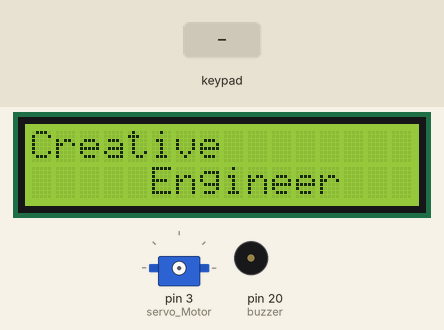
This sketch was run on a simulated Arduino Mega 2560, built with avr-gcc and run on an emulated ATmega2560. Shown: 16×2 character LCD, servo, buzzer (waves = sounding, pin HIGH). The inputs (shaded band) are chosen by the test bench. Pins used as bus, display or sensor lines are not drawn.

Above: at 2.1 s.
At 8.2 s:
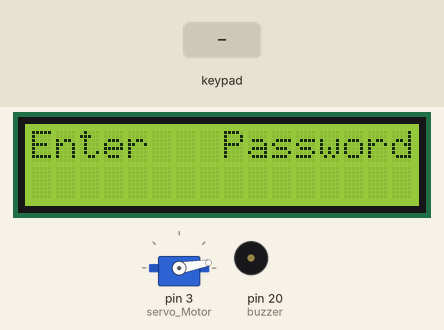
8.3 s: keypad keys 1 5 9 pressed 0.4 s apart
At 11.6 s:
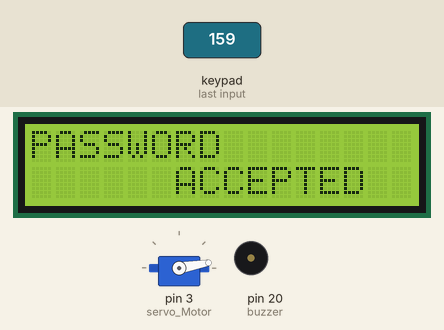
12.5 s: key 'A' pressed
15.5 s: key 'B' pressed
At 18.0 s:
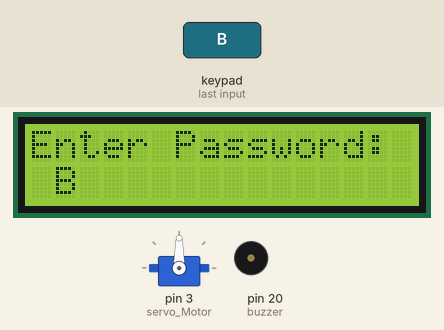
18.5 s: keypad keys 1 5 9 # pressed 0.4 s apart
At 19.4 s:
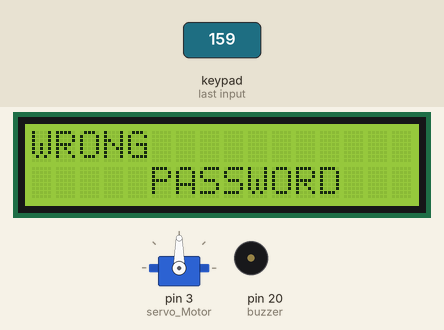
23.1 s: key 'C' pressed
26.1 s: key '*' pressed
At 28.3 s:
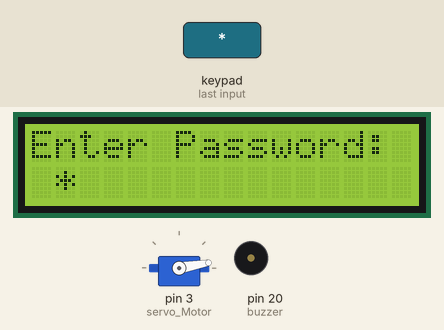
Timing chart, 0 to 29.8 s (numbered marks = the images above; inputs shaded):
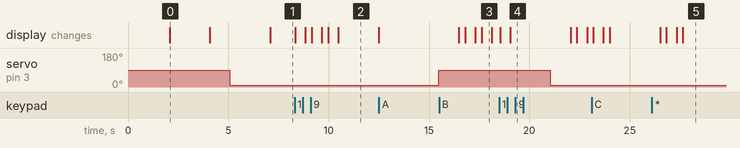

Measured:
- after the input at 8.3 s, the display: first changes at once (image 2 shows a later state)
- after the input at 15.5 s, the display: first differs from a run without the input after 2.1 s (image 3)
- after the input at 18.5 s, servo on pin 3 (servo_Motor): 90° → 10° after 2.6 s; the display: first changes after 0.05 s (image 4 shows a later state)
- after the input at 26.1 s, the display: first differs from a run without the input after 1.6 s (image 5)
- what the display in image 0 shows lasts 2.0 s, from 2.1 s to 4.1 s
- what the display in image 3 shows lasts 0.5 s, from 17.6 s to 18.1 s

The sketch:

sketch.ino
```cpp
#include<Keypad.h> // KEYPAD LIBRARY FOR KEYPAD INTERFACING
#include<LiquidCrystal.h>   // LIBRARY FOR LCD INTERFACING
#include<Servo.h>// LIBRARY FOR SERVO MOTOR
//#include<String.h>
#define   buzzer 20 // DEFINING PIN FOR BUZZER.

LiquidCrystal lcd(14,15,16,17,18,19);   // PINS FOR LCD

char keys[4][4]={ // LAYOUT OF KEYPAD
 {'1','2','3','A'},
   {'4','5','6', 'B'},
 {'7','8','9', 'C'},
 {'*','0','#', 'D'}};

byte   rowPin[4]={4,5,6,7}; // ROW PINS OF KEYPAD
byte colPin[4]={8,9,10,11}; // COLUMN   PINS OF KEYPAD

Servo servo_Motor;
String password = "159";  // SETTING   DEFAULT PASSWORD.
int position = 0; // VARIABLE FOR DETERMINING THE POSITION.

int   wrong = 0; // VARIABLE FOR CALCULATING THE WRONG INPUT.

int redPin = 9; //   DEFINING PIN FOR RED LED
int greenPin = 8; // DEFINING PIN FOR GREEN LED

Keypad keypad=Keypad(makeKeymap(keys),rowPin,colPin,4,4);
// MAPPING THE   KEYPAD.


int total = 0; // VARIABLE TO DETERMINE THE NUMBER OF WRONG ATTEMPTS.

void   setup()
{
 pinMode(redPin,OUTPUT);
 pinMode(greenPin,OUTPUT);

lcd.begin(16,2);
lcd.print("DOOR   LOCK SYSTEM");
lcd.setCursor(0,2);
lcd.print("       BY:");
delay(2000);
lcd.clear();
lcd.print("Creative");
lcd.setCursor(0,2);
lcd.print("     Engineer");
delay(2000);
lcd.clear();
servo_Motor.attach(3);
setLocked(true);
delay(1000);

pinMode(buzzer,   OUTPUT);
}

void loop()
{

  lcd.clear();
  lcd.print("Enter   Password:");
  delay(100);

 char pressed=keypad.getKey();// TAKING   THE INPUT FROM KEYPAD
 String key[3];

 if(pressed) // IF THE KEY IS   PRESSED
 {
  lcd.clear();
  lcd.print("Enter Password:");
  lcd.setCursor(position,2);
   lcd.print(pressed);
  delay(500);
    if(pressed == '*' || pressed == '#')
      {
          position = 0;
          setLocked(true);
          lcd.clear();
       }

    else if(pressed == password[position])
      {
          key[position]=pressed;
           position++;
      }

    else if (pressed != password[position]   )
      {// IN CASE OF WRONG INPUT INCREMENT BOTH WRONG AND POSITION.
          wrong++;
           position ++;
      }

    if(position == 3)
      {// WHEN   POSITION == 3 THEN CHECK THE FOLLOWING
          if( wrong >0) // IF ANY WRONG   INPUT IF GIVEN THEN INCREMENT TOTAL AND
          // SET WRONG AND POSITION TO   ZERO.
            {
                total++;
                wrong = 0;
              position = 0;
                lcd.clear();
                lcd.print("WRONG");
                 lcd.setCursor(5,2);
                lcd.print("PASSWORD");
                 delay(1000);
                setLocked(true);
            }

           else if(position == 3 && wrong == 0)
            {// IF NO WRONG VALUE   IS GIVEN THEN DISPLAY THE ACCEPTED PASSWORD AND
              // MOVE THE SERVO   MOTOR.
                position = 0;
                wrong = 0;
                lcd.clear();
                lcd.print("PASSWORD");
                lcd.setCursor(6,2);
                 lcd.print("ACCEPTED");
                delay(2000);
                lcd.clear();
                 lcd.print("Door Open");
                delay(2000);
                setLocked(false);
             }

         if(total ==3)// IF TOTAL OF 3 ATTEMPTS ARE DONE BY   ENTERING WRONG PASS
         //WORD THEN SOUND A BUZZER AND SET TOTAL TO 0.
             {
                total=0;
                buzzer_beep();
                 delay(500);
            }

        }

   }


}

void setLocked(int locked)// FUNCTION TO CHANGE STATUS OF SERVO   MOTOR.
  {
    if (locked)
     {
         digitalWrite(redPin, HIGH);
         digitalWrite(greenPin, LOW);
        delay(1000);
         servo_Motor.attach(3);
          servo_Motor.write(10);
          delay(1000);
         servo_Motor.detach();
       }
    else
      {
         digitalWrite(redPin, LOW);
          digitalWrite(greenPin,   HIGH);
          delay(1000);
         servo_Motor.attach(3);
          servo_Motor.write(90);
           delay(1000);
         servo_Motor.detach();
      }
 }
void   buzzer_beep()// FUNCTION TO BEEP THE BUZZER.
{
   digitalWrite(buzzer,HIGH);
    delay(1000);
   digitalWrite(buzzer,LOW);
   delay(1000);
   lcd.clear();
    lcd.setCursor(16,0);
   lcd.print("Subscribe Channel");
   lcd.setCursor(16,1);
    lcd.print("For More Videos");
  delay(2000);
   while(1)
   {
    lcd.scrollDisplayLeft();
   delay(200);
   }
}
```
